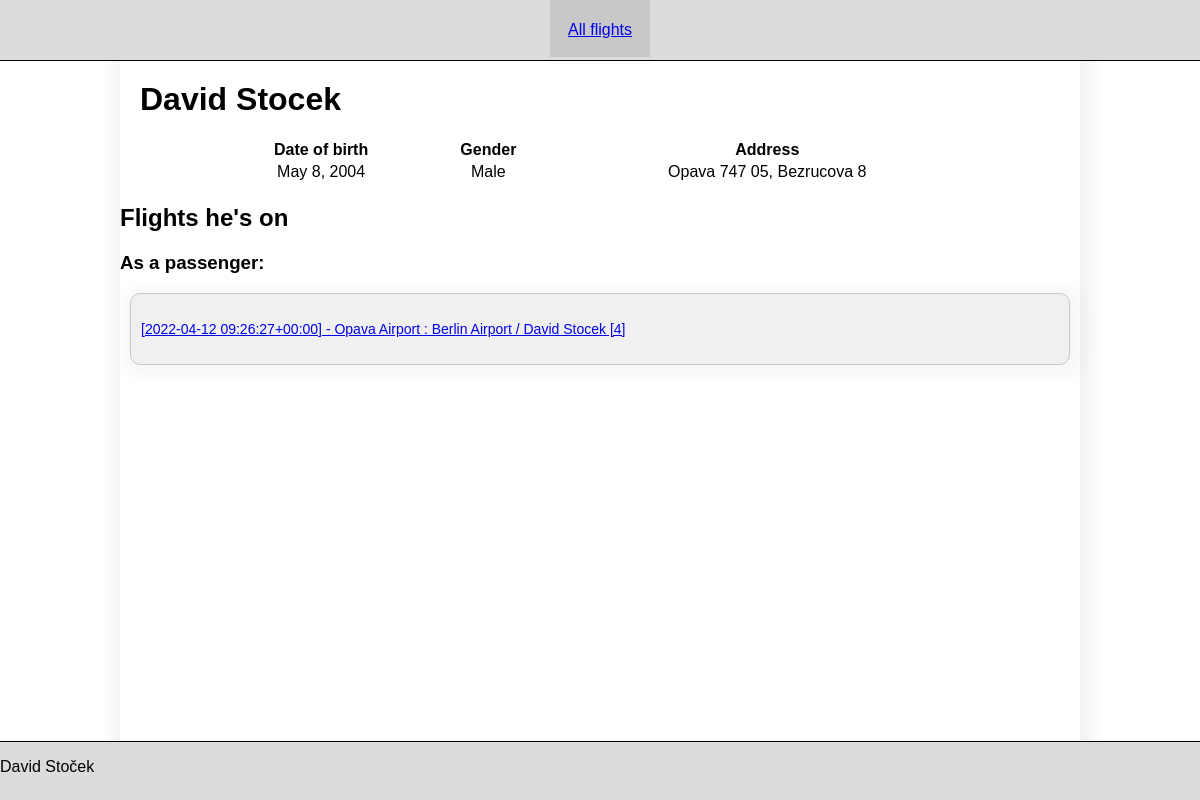
Page /person/1 on the committed database.
### flight/models.py (models this page shows)
class Person(models.Model):
    name = models.CharField(max_length=60)
    surname = models.CharField(max_length=60)
    gender = models.CharField(max_length=6, choices=Gender.choices, default=Gender.MALE)
    date_of_birth = models.DateField()
    postcode = models.CharField(max_length=45)
    street_name = models.CharField(max_length=45)
    house_number = models.IntegerField()
    city = models.ForeignKey('City', on_delete=models.CASCADE)
    def __str__(self):
        return f'{self.name} {self.surname}'

class City(models.Model):
    name = models.CharField(max_length=100)
    country = models.ForeignKey('Country', on_delete=models.CASCADE)
    def __str__(self):
        return self.name

class Passenger(models.Model):
    seat = models.IntegerField()
    flight = models.ForeignKey('Flight', on_delete=models.CASCADE)
    person = models.ForeignKey('Person', on_delete=models.CASCADE)
    def __str__(self):
        return f'{self.flight} / {self.person} [{self.seat}]'

class Flight(models.Model):
    price = models.DecimalField(max_digits=32, decimal_places=2)
    terminal = models.IntegerField()
    date = models.DateTimeField()
    plane = models.ForeignKey('Plane', on_delete=models.CASCADE)
    start = models.ForeignKey('Airport', on_delete=models.CASCADE, related_name='hey')
    destination = models.ForeignKey('Airport', on_delete=models.CASCADE)
    def __str__(self):
        return f'[{self.date}] - {self.start} : {self.destination}'

class Airport(models.Model):
    name = models.CharField(max_length=45)
    city = models.ForeignKey('City', on_delete=models.CASCADE)
    def __str__(self):
        return self.name

### flight/views.py (the view)
# urls.py: path('person/<int:person_id>', views.person, name='person'),
def person(request, person_id):
    context = {
        'person': Person.objects.get(pk=person_id),
        'passengers': Passenger.objects.filter(person=person_id),
        'staffs': Staff.objects.filter(person=person_id)
    }
    return render(request, 'person/person.html', context=context)

### flight/templates/person/person.html (shortened to what this page needs)
{% extends 'base.html' %}
{% block content %}
    <h1>{{ person }}</h1>
    <table class="list_table">
        <tr>
            <th>Date of birth</th>
            <th>Gender</th>
            <th>Address</th>
        </tr>
        <tr>
            <td>{{ person.date_of_birth }}</td>
            <td>{{ person.gender }}</td>
            <td>{{ person.city }} {{ person.postcode }}, {{ person.street_name }} {{ person.house_number }}</td>
        </tr>
    </table>
    <h2>Flights he's on</h2>
    {% if passengers %}
        <h3>As a passenger:</h3>
        {% for passenger in passengers %}
            <a href="/flight/{{ passenger.flight.id }}">
                <span class="box-click">
                    {{ passenger }}
                </span>
            </a>
        {% endfor %}
    {% endif %}
{% endblock %}

### flight/static/css/styles.css (style rules this page uses)
* { font-family: sans-serif; }
body { background-color: white; margin: 0; padding: 0; }
h1 { padding: 20px; margin: 0; }
.box-click { font-size: 14px; display: block; border-radius: 10px; border: 1px solid rgb(200, 200, 200); height: 50px; background-color: rgb(240,240,240); box-shadow: 3px 3px 14px 10px rgba(0,0,0,0.03); padding: 10px; margin: 10px; cursor: pointer; transition: background-color 0.2s; line-height: 50px; }
.list_table { width: 80%; margin-left: 10%; }

### rows in the picture
Person: name+surname "David Stocek", date_of_birth "May 8, 2004", gender "Male", city "Opava", postcode "747 05", street_name "Bezrucova", house_number "8"
Passenger: flight+person+seat "[2022-04-12 09:26:27+00:00] - Opava Airport : Berlin Airport / David Stocek [4]"
